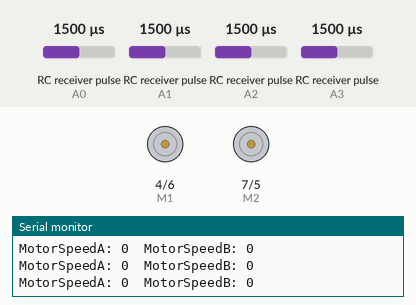
This sketch was run on a simulated Arduino Uno, built with avr-gcc and run on an emulated ATmega328P. Parts: direction and speed pins drawn as motors (green arrow = direction pin HIGH = forward, orange = LOW = backward, longer = more drive), the last lines printed to the serial monitor. Wiring (inferred from the names in the program): 4 × RC receiver channel: data A0 / data A1 / data A2 / data A3. The inputs (shaded band) are chosen by the test bench; at power-on: RC receiver pulse (sensors on A0, A1, A2, A3) 1500 µs.

Above: at 1.2 s.
1.3 s: RC receiver pulse (sensor on A0) set to 1425 µs
2.8 s: RC receiver pulse (sensor on A0) set to 1398 µs
At 3.3 s:
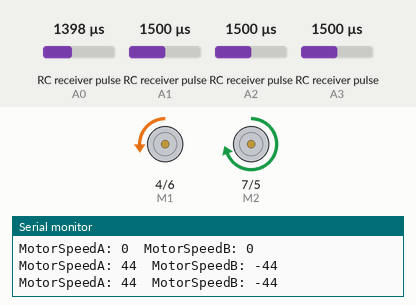
4.5 s: RC receiver pulse (sensor on A1) set to 1467 µs
6.0 s: RC receiver pulse (sensor on A1) set to 1431 µs
At 7.3 s:
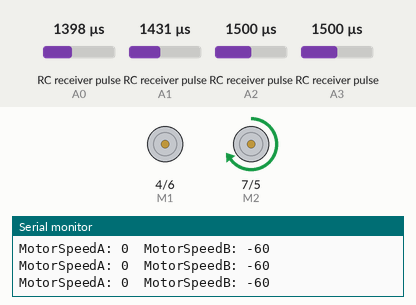
7.7 s: RC receiver pulse (sensor on A0) set to 1020 µs
At 8.7 s:
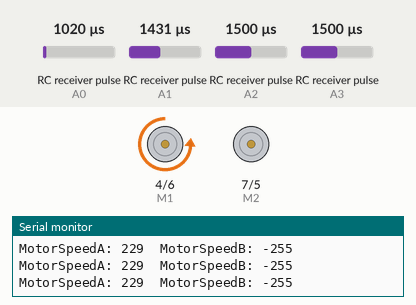
9.3 s: RC receiver pulse (sensor on A1) set to 1020 µs
At 10.2 s:
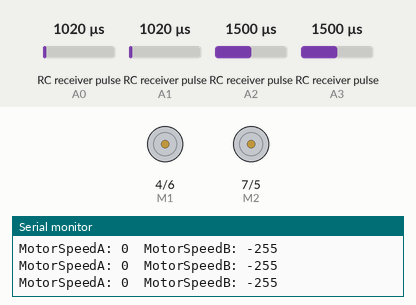
Timing chart, 0 to 11.9 s (numbered marks = the images above; inputs shaded):
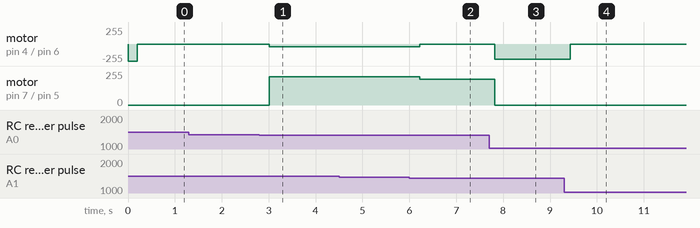

The sketch:

FlySkyTank.ino
```cpp
#include <EnableInterrupt.h>

#define SERIAL_PORT_SPEED 9600
#define RC_NUM_CHANNELS  4

#define RC_CH1  0
#define RC_CH2  1
#define RC_CH3  2
#define RC_CH4  3

#define RC_CH1_INPUT  A0
#define RC_CH2_INPUT  A1
#define RC_CH3_INPUT  A2
#define RC_CH4_INPUT  A3

uint16_t rc_values[RC_NUM_CHANNELS];
uint32_t rc_start[RC_NUM_CHANNELS];
volatile uint16_t rc_shared[RC_NUM_CHANNELS];

int E1 = 6;
int E2 = 5;

int M1 = 4;
int M2 = 7;

int speed; // Forward/Back speed
int angle;
int motorSpeedA = 0;
int motorSpeedB = 0;

int pwm = 0;
int pwma = 0;
int pwmb = 0;
void rc_read_values() {
  noInterrupts();
  memcpy(rc_values, (const void *)rc_shared, sizeof(rc_shared));
  interrupts();
}

void calc_input(uint8_t channel, uint8_t input_pin) {
  if (digitalRead(input_pin) == HIGH) {
    rc_start[channel] = micros();
  } else {
    uint16_t rc_compare = (uint16_t)(micros() - rc_start[channel]);
    rc_shared[channel] = rc_compare;
  }
}

void calc_ch1() { calc_input(RC_CH1, RC_CH1_INPUT); }
void calc_ch2() { calc_input(RC_CH2, RC_CH2_INPUT); }
void calc_ch3() { calc_input(RC_CH3, RC_CH3_INPUT); }
void calc_ch4() { calc_input(RC_CH4, RC_CH4_INPUT); }

void setup() {
  Serial.begin(SERIAL_PORT_SPEED);

  pinMode(M1, OUTPUT);   //dc
  pinMode(M2, OUTPUT); //dc

  pinMode(RC_CH1_INPUT, INPUT);
  pinMode(RC_CH2_INPUT, INPUT);
  pinMode(RC_CH3_INPUT, INPUT);
  pinMode(RC_CH4_INPUT, INPUT);

  enableInterrupt(RC_CH1_INPUT, calc_ch1, CHANGE);
  enableInterrupt(RC_CH2_INPUT, calc_ch2, CHANGE);
  enableInterrupt(RC_CH3_INPUT, calc_ch3, CHANGE);
  enableInterrupt(RC_CH4_INPUT, calc_ch4, CHANGE);
}

void loop() {
  rc_read_values();

    if(rc_values[RC_CH2] == 0 & rc_values[RC_CH1] ==0){
    // sets motion to stop
    Serial.println(" No Signal ");
    }
   else if(rc_values[RC_CH2] > 1530){
     // speed positive
     speed = map(rc_values[RC_CH2], 1530,1990, 0, 255);
     if(speed > 255){
      speed = 255;
      }
    }
   else if(rc_values[RC_CH2] < 1460){
      // speed negative
     speed = map(rc_values[RC_CH2], 1460,1030, 0, -255);
    }
   else{
     speed = 0;
    }


     motorSpeedA = speed;
     motorSpeedB = speed;
//  Serial.print("MotorSpeedA: "); Serial.print(motorSpeedA); Serial.print("\t");  Serial.print("MotorSpeedB: "); Serial.print(motorSpeedB); Serial.print("\t"); Serial.println();

    angle = map(rc_values[RC_CH1], 1000,1964, 255, -255);

    motorSpeedA = motorSpeedA + angle;
    motorSpeedB = motorSpeedB - angle;

    if(motorSpeedA < 40 & motorSpeedA > -40){
      motorSpeedA = 0;
    }
     if(motorSpeedB < 40 & motorSpeedB > -40){
      motorSpeedB = 0;
    }

    if(motorSpeedA > 255){motorSpeedA = 255;}
    if(motorSpeedB > 255){motorSpeedB = 255;}
    if(motorSpeedA < -255){motorSpeedA = -255;}
    if(motorSpeedB < -255){motorSpeedB = -255;}

  Serial.print("MotorSpeedA: "); Serial.print(motorSpeedA); Serial.print("\t");  Serial.print("MotorSpeedB: "); Serial.print(motorSpeedB); Serial.print("\t"); Serial.println();

  if(motorSpeedA > 1){
    digitalWrite(M1, LOW);
      pwma = motorSpeedA;
    }
  else if(motorSpeedA < -1){
    digitalWrite(M1, HIGH);
      pwma = map(motorSpeedA, -255, 0, 0, 255);
      analogWrite(E1, pwma);
    }
  else {
    digitalWrite(M1, LOW);
    pwma = motorSpeedA;
    }

  if(motorSpeedB > 1){
    digitalWrite(M2, LOW);
      pwmb = motorSpeedB;
    }
  else if(motorSpeedB < -1){
    digitalWrite(M2, HIGH);
      pwmb = map(motorSpeedB, -255, 0, 0, 255);
      analogWrite(E2, pwmb);
    }
  else {
    digitalWrite(M2, LOW);
    pwmb = motorSpeedB;
    }

    analogWrite(E1,pwma);
    analogWrite(E2,pwmb);

//
//  if(motorSpeedA > 0){
//    digitalWrite(M1, LOW);
////    pwma = map(motorSpeedA, -255,255, 0, 255);
//      pwma = motorSpeedA;
//      analogWrite(E1, motorSpeedA);
//    }
//  else if (motorSpeedA < 0){
//    digitalWrite(M1, HIGH);
//    pwma = 255 + motorSpeedA;
//    analogWrite(E1,pwma);
//    }
//
//  if(motorSpeedB > 0){
//    digitalWrite(M2, LOW);
////    pwma = map(motorSpeedA, -255,255, 0, 255);
//      pwmb = motorSpeedB;
//      analogWrite(E2, motorSpeedB);
//    }
//  else if (motorSpeedB < 0){
//    digitalWrite(M2, HIGH);
//    pwmb = 255 + motorSpeedB;
//    analogWrite(E2,pwmb);
//    }
//
//Serial.print("PWMA: "); Serial.print(pwma); Serial.print("\t");  Serial.print("PWMB: "); Serial.print(pwmb); Serial.print("\t"); Serial.println();

  delay(200);
//  if(rc_values[RC_CH2] == 0){
//    // sets motion to stop
//    Serial.println(" No Signal ");
//    }
//   else if(rc_values[RC_CH2] > 1530){
//     // speed positive
//     speed = map(rc_values[RC_CH2], 1530,1990, 0, 255);
//     if(speed > 255){
//      speed = 255;
//      }
//     digitalWrite(M1, LOW);
//     digitalWrite(M2, LOW);
//    }
//   else if(rc_values[RC_CH2] < 1460){
//      // speed negative
//     speed = map(rc_values[RC_CH2], 1460,1030, 255, 0);
//     digitalWrite(M1, HIGH);
//     digitalWrite(M2, HIGH);
//    }


//  Serial.print("CH1:"); Serial.print(rc_values[RC_CH1]); Serial.print("\t"); // right joystick direction
//  Serial.print("CH2:"); Serial.print(rc_values[RC_CH2]); Serial.print("\t"); // right joystick speed
//  Serial.print("CH3:"); Serial.print(rc_values[RC_CH3]); Serial.print("\t");
//  Serial.print("CH4:"); Serial.println(rc_values[RC_CH4]);
}
```

Measured:
- the behaviour switches between 1410 and 1409 µs on RC receiver pulse (sensor on A0) (found by bisection; images 0 and 1)
- the behaviour switches between 1450 and 1449 µs on RC receiver pulse (sensor on A1) (found by bisection; images 1 and 2)
- after the input at 2.8 s, motor on pin 4 (M1) / pin 6 (E1): stopped → backward 44/255 after 0.21 s; motor on pin 7 (M2) / pin 5 (E2): stopped → forward 211/255 after 0.21 s
- after the input at 6.0 s, motor on pin 4 (M1) / pin 6 (E1): backward 44/255 → stopped after 0.22 s; motor on pin 7 (M2) / pin 5 (E2): forward 211/255 → forward 195/255 after 0.22 s
- after the input at 7.7 s, motor on pin 4 (M1) / pin 6 (E1): stopped → backward 229/255 after 0.12 s; motor on pin 7 (M2) / pin 5 (E2): forward 195/255 → stopped after 0.12 s
- after the input at 9.3 s, motor on pin 4 (M1) / pin 6 (E1): backward 229/255 → stopped after 0.13 s
